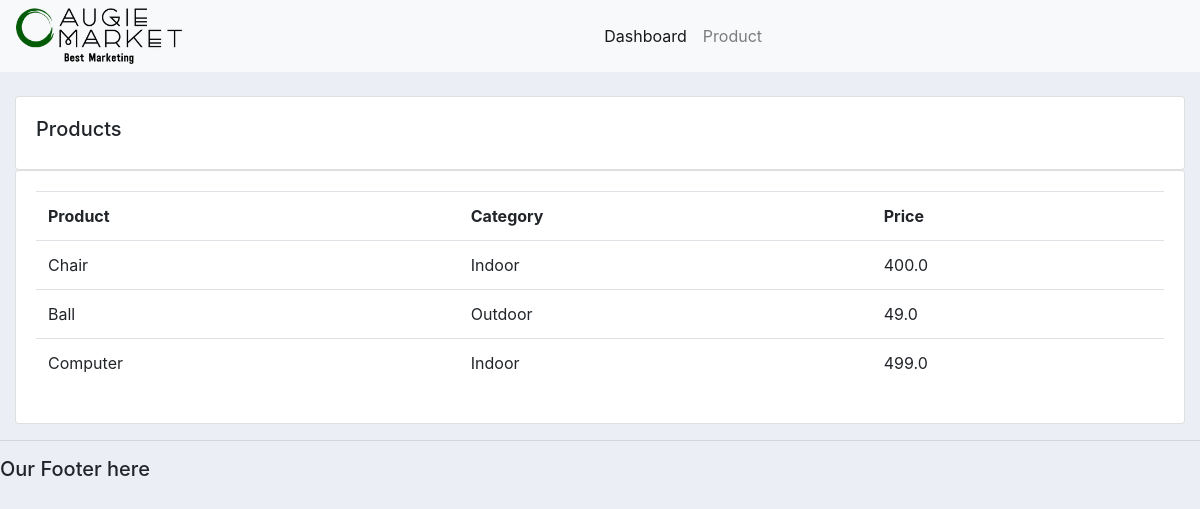
/products/, run on an earlier commit of the app's database.
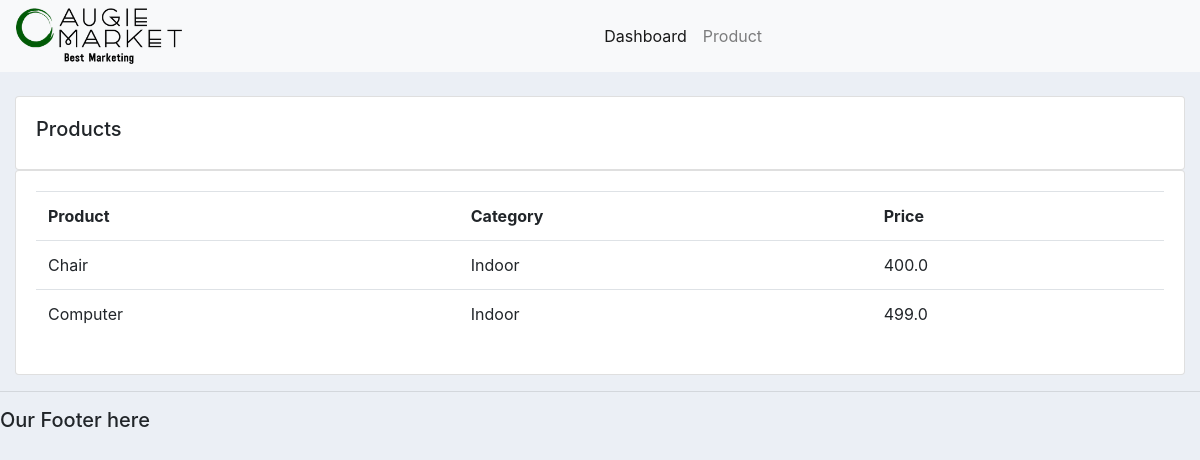
And on a later commit of the database.
### accounts/models.py (models this page shows, shortened)
class Product(models.Model):
    CATEGORY = (('Indoor', 'Indoor'), ('Outdoor', 'Outdoor'))
    product_name = models.CharField(max_length=200, null=True)
    price = models.FloatField(null=True)
    category = models.CharField(max_length=200, null=True, choices=CATEGORY)
    description = models.CharField(max_length=200, null=True, blank=True)
    date_created = models.DateTimeField(auto_now=True, null=True)
    tags = models.ManyToManyField(Tag)

### accounts/views.py (the view)
# urls.py: path('products/', views.products),
def products(request):
    products = Product.objects.all()
    return render(request, 'accounts/products.html', {'products': products})

### accounts/templates/accounts/products.html
{% extends 'accounts/main.html' %}
{% block content %}
    <div class="container-fluid">
        <br>
        <div class="row">
            <div class="col-md">
                <div class="card card-body">
                    <h5>Products</h5>
                </div>
                <div class="card card-body">
                    <table class="table">
                        <tr>
                            <th>Product</th>
                            <th>Category</th>
                            <th>Price</th>
                        </tr>
                        {% for i in products %}
                            <tr>
                                <td>{{ i.product_name }}</td>
                                <td>{{ i.category }}</td>
                                <td>{{ i.price }}</td>
                            </tr>
                        {% endfor%}
                    </table>
                </div>
            </div>
        </div>
    </div>
{% endblock  %}

What changed in the data, as far as the page shows it:
removed Product: product_name "Ball", category "Outdoor", price "49.0"
